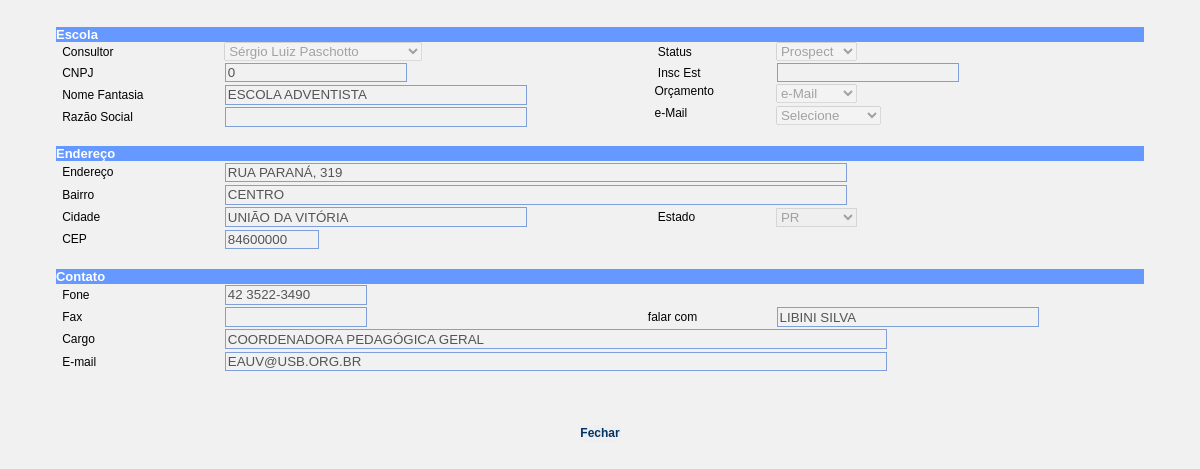
Page /ficha_escola.php?cod=392 (signed in) on the committed database.
### tables this page shows
CREATE TABLE `escola` (
  `idesc` int(10) unsigned NOT NULL auto_increment,
  `idpes` int(10) unsigned NOT NULL,
  `data_cadastro` date default NULL,
  `cnpj` decimal(14,0) default NULL,
  `insc_est` varchar(14) default NULL,
  `nome_fantasia` varchar(80) default NULL,
  `razao_social` varchar(80) default NULL,
  `endereco` varchar(80) default NULL,
  `bairro` varchar(40) default NULL,
  `cep` char(8) default NULL,
  `cidade` varchar(40) default NULL,
  `uf` char(2) default NULL,
  `fone` varchar(20) default NULL,
  `fax` varchar(20) default NULL,
  `falar_com` varchar(40) default NULL,
  `cargo` varchar(40) default NULL,
  `email` varchar(80) default NULL,
  `ensino_inf` char(1) default NULL,
  `ensino_inf_nr` int(10) unsigned default NULL,
  `ensino_fun1` char(1) default NULL,
  `ensino_fun1_nr` int(10) unsigned default NULL,
  `ensino_fun2` char(1) default NULL,
  `ensino_fun2_nr` int(10) unsigned default NULL,
  `ensino_med` char(1) default NULL,
  `ensino_med_nr` int(10) unsigned default NULL,
  `ensino_total` int(10) unsigned default NULL,
  `sistema` char(1) default NULL,
  `jogos` char(1) default NULL,
  `apm_representante` varchar(40) default NULL,
  `apm_telefone` varchar(20) default NULL,
  `acessa_internet` char(1) default NULL,
  `acessa_ineternet_out` varchar(40) default NULL,
  `env_pais` char(1) default NULL,
  `env_pais_outros` varchar(40) default NULL,
  `transporte` char(1) default NULL,
  `tranporte_outros` varchar(40) default NULL,
  `orcamento` char(1) NOT NULL default '',
  `email_tipo` char(1) NOT NULL default '',
  `status` char(1) NOT NULL default '',
  PRIMARY KEY  (`idesc`),
  KEY `idx_idpes` (`idpes`)
);

CREATE TABLE `pessoa` (
  `idpes` int(10) unsigned NOT NULL auto_increment,
  `nome` varchar(80) default NULL,
  PRIMARY KEY  (`idpes`)
);

### includes/populaCombo.inc.php (called while the page is built, shortened)
<?php
function populaCombo($tabela, $campo1, $campo2, $condicao, $ordem){
	$host="localhost";
	$username="educacional";
	$password="#educa";
	$database="educacional";
	$_res = array();
	$i = 0;
	$SQL = "SELECT " . $campo1 . "," . $campo2 . " FROM " . $tabela;
	if($ordem != ""){
		$SQL .= " ORDER BY " . $ordem;
	}
	$result=mysql_query($SQL);
	while($l = mysql_fetch_array($result)) {
		$_res[$i] = array();
		foreach($l as $campo => $valor) $_res[$i][strtolower($campo)] = $valor;
		$i++;
	}
	return $_res;
}
?>

### ficha_escola.php (the view, shortened to what this page needs)
<?
	require_once("includes/populaCombo.inc.php");
	$SQL = "SELECT * FROM escola WHERE idesc = " . $_GET["cod"];
	$result = mysql_query($SQL);
	$dados = mysql_fetch_array($result);
?>
<html>
<head>
<link href="css/tecnodata.css" rel="stylesheet" type="text/css">
<link href="tmt_validator/style.css" rel="stylesheet" type="text/css">
</head>
<body bgcolor="#FFFFFF" >
<form method="post" name="frmCad" id="frmCad" action="<? echo $_SERVER["PHP_SELF"]; ?>" >
			<center>
				<table border="0" width="95%" cellspacing="0" cellpadding="0">
					<tr>
						<td colspan="5" class="tdfun"><table width="100%" border="0" cellspacing="0" cellpadding="0">
								<tr>
									<td bgcolor="#6699FF"><font color="#FFFFFF" size="2" face="arial"><b><span class="titulo">Escola
                </span></b></font></td>
								</tr>
					</table>					</tr>
					<tr>
      <td width="4" valign="top">&nbsp;</td>
      <td width="117" id="cbConsultor"><span class="style10 style11">Consultor</span></td>
      <td valign="top">
		<? $arrayUsuario = populaCombo("pessoa","idpes","nome","","nome"); ?>
		<select name="cbConsultor" disabled="disabled"/>
		<?
		for ($i = 0; $i < count($arrayUsuario); ++$i) {
		?>
		<option value="<? echo $arrayUsuario[$i][0]; ?>" <? if ($dados["idpes"]==$arrayUsuario[$i][0]){ echo "selected"; } ?>><? echo $arrayUsuario[$i][1]; ?></option>
		<?
		}
		?>
		</select>	  </td>
      <td class="style7 style11 style10">&nbsp;&nbsp;&nbsp;Status</td>
      <td valign="top">
	  <select name="cbStatus" id="cbStatus" disabled="disabled">
	      <option value="P" <? if ($dados["status"]=="P"){ echo "selected"; } ?>>Prospect</option>
      </select>      </td>
				  </tr>
<tr>
						<td>&nbsp;</td>
						<td id="txtCNPJ"><span class="style10 style11">CNPJ</span></td>
						<td><input name="txtCNPJ" type="text" id="txtCNPJ" value="<? echo $dados["cnpj"];?>" disabled="disabled"></td>
						<td width="92" class="style7"><span class="texto style4 style1 style11 style10">&nbsp;&nbsp;&nbsp;Insc Est </span></td>
						<td width="165" align="left"><input name="txtInsEST" disabled="disabled" type="text" id="txtInsEST" value="<? echo $dados["insc_est"];?>"></td>
</tr>
    <tr>
      <td valign="top">&nbsp;</td>
      <td id="txtNomfanta"><span class="style10 style11">Nome Fantasia </span></td>
      <td valign="top"><input name="txtNomfanta" type="text" class="required" id="txtNomfanta" size="35" disabled="disabled" value="<? echo $dados["nome_fantasia"];?>"/></td>
      <td valign="top"><span class="style12">&nbsp; Orçamento</span></td>
      <td valign="top">
	  <select name="cbOrcamento" id="cbOrcamento" disabled="disabled">
	      <option value="M" <? if ($dados["orcamento"]=="M"){ echo "selected"; } ?>>e-Mail</option>
      </select>	  </td>
    </tr>
    <tr>
      <td valign="top">&nbsp;</td>
      <td><span class="style7 style10 style11" >Raz&atilde;o Social </span></td>
      <td valign="top"><input name="txtRazSoc" disabled="disabled" type="text" id="txtRazSoc" value="<? echo $dados["razao_social"];?>" size="35"></td>
      <td valign="top"><span class="style12">&nbsp; e-Mail</span></td>
      <td valign="top">
	  <select name="cbEmail" id="cbEmail" disabled="disabled">
          <option value="">Selecione</option>
      </select>	  </td>
    </tr>
					<tr>
						<td valign="top" colspan="5">&nbsp;</td>
					</tr>
					<tr>
						<td colspan="5" bgcolor="#6699FF" class="tdfun"><font color="#FFFFFF" size="2" face="arial"><b>Endere&ccedil;o</b></font></td>
					</tr>
					<tr>
						<td>&nbsp;</td>
						<td id="txtEnd"><span class="style12">Endereço</span></td>
						<td colspan="3"><input name="txtEnd" type="text" class="required" id="txtEnd" value="<? echo $dados["endereco"];?>" size="75" disabled="disabled"/></td>
					</tr>
					<tr>
						<td>&nbsp;</td>
						<td id="txtBairro"><span class="style12">Bairro</span></td>
						<td colspan="3"><input name="txtBairro" type="text" class="required" id="txtBairro" value="<? echo $dados["bairro"];?>" size="75" disabled="disabled" /></td>
					</tr>
					<tr>
						<td>&nbsp;</td>
						<td id="txtCidade"><span class="style12">Cidade</span></td>
						<td><input name="txtCidade" disabled="disabled" type="text" class="required" id="txtCidade" value="<? echo $dados["cidade"];?>" size="35" /></td>
						<td id="cbUF"><span class="style12">&nbsp;&nbsp;&nbsp;Estado</span></td>
						<td align="left">
						<select name="cbUF" size="1" class="required" id="cbUF" disabled="disabled">
							<option value="PR"<? if ($dados["uf"]=="PR"){ echo "selected"; } ?>>PR</option>
						</select>							</td>
					</tr>
					<tr>
						<td>&nbsp;</td>
						<td id="txtCEP"><span class="style12">CEP</span></td>
					    <td width="223"><input name="txtCEP" class="required" id="txtCEP" value="<? echo $dados["cep"];?>" size="9"  disabled="disabled" />
					        <font size="1" face="Verdana, Arial, Helvetica, sans-serif"></font></td>
						<td><span class="texto style4 style1 style10 style11">&nbsp;&nbsp;&nbsp;</span></td>
				    <td align="left">					</tr>
					<tr>
						<td colspan="5">&nbsp;</td>
					</tr>
<tr>
						<td colspan="5" bgcolor="#6699FF" class="tdfun">
							<font color="#FFFFFF" size="2" face="arial"><b>Contato</b></font></td>
				  </tr>
					<tr>
						<td>&nbsp;</td>
						<td id="txtFone"><span class="style12">Fone</span></td>
						<td><input name="txtFone" class="required" id="txtFone" value="<? echo $dados["fone"];?>" size="15"  disabled="disabled" />						</td>
					</tr>
					<tr>
						<td>&nbsp;</td>
						<td><span class="style7 style10 style11" >Fax</span></td>
						<td colspan="1"><input name="txtFAX" disabled="disabled" type="text" id="txtFAX" value="<? echo $dados["fax"];?>" size="15" maxlength="19"></td>
						<td id="txtFalarCom"><span class="style12">falar com</span></td>
					  <td><input name="txtFalarCom" type="text" class="required" id="txtFalarCom" value="<? echo $dados["falar_com"];?>" size="30" maxlength="50" disabled="disabled" /></td>
					</tr>
					<tr>
						<td>&nbsp;</td>
						<td><span class="style4 style1 style10 style11">Cargo</span></td>
						<td colspan="3"><input name="txtCargo" type="text" id="txtCargo" disabled="disabled" value="<? echo $dados["cargo"];?>" size="80"></td>
					</tr>
					<tr>
						<td>&nbsp;</td>
						<td><span class="style7 style10 style11" >E-mail</span></td>
					  <td colspan="3"><input name="txtEmail" type="text" id="txtEmail" value="<? echo $dados["email"];?>" size="80" disabled="disabled"  /></td>
					</tr>
					<tr>
						<td>&nbsp;</td>
						<td>&nbsp;</td>
        <td colspan="3">&nbsp;</td>
					</tr>
					<tr>
						<td colspan="5">&nbsp;</td>
					</tr>
				</table>
				<br>
				<input name="btGravar" type="button" onClick="javascript:window.close();" class="label_botao" id="btGravar" value="Fechar">
	</center>
		</form>
</body>
</html>

### css/tecnodata.css (style rules this page uses)
.label_botao { font-family: Verdana, Arial, Helvetica, sans-serif; font-size: 12px; font-style: normal; font-weight: bold; font-variant: normal; color: #003366; border-top-style: none; border-right-style: none; border-bottom-style: none; border-left-style: none; }

### tmt_validator/style.css (style rules this page uses)
div.docBlock, h1, h3, fieldset, input, textarea { border: 0.1em; border-color: #7E9FDA; border-style: solid; padding: 0.1em; }
html, body { background-color: #F1F1F1; font-family: Verdana, Geneva, Arial, Helvetica, sans-serif; font-size: 0.9em; margin: 1em; }
input { margin: 0.1em; }
.required { background-image: url(images/required.gif); background-position: right; background-repeat: no-repeat; }

### ficha_escola.php (style rules this page uses)
.style11 { font-size: 12px }
.style12 { font-family: Verdana, Arial, Helvetica, sans-serif; font-size: 12px; }

### rows in the picture
escola: cbConsultor "Sérgio Luiz Paschotto", cbStatus "Prospect", txtCNPJ "0", txtNomfanta "ESCOLA ADVENTISTA", cbOrcamento "e-Mail", txtEnd "RUA PARANÁ, 319", txtBairro "CENTRO", txtCidade "UNIÃO DA VITÓRIA", cbUF "PR", txtCEP "84600000", txtFone "42 3522-3490", txtFalarCom "LIBINI SILVA", txtCargo "COORDENADORA PEDAGÓGICA GERAL", txtEmail "EAUV@USB.ORG.BR"
